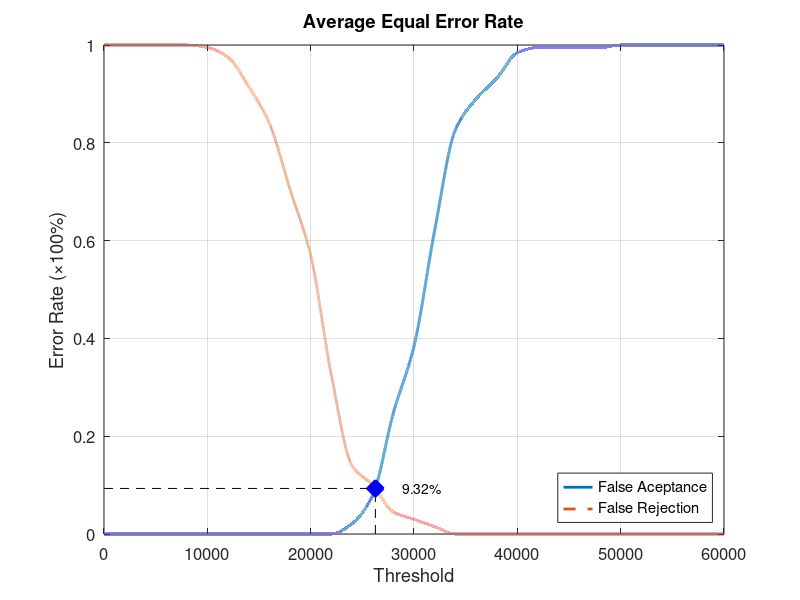
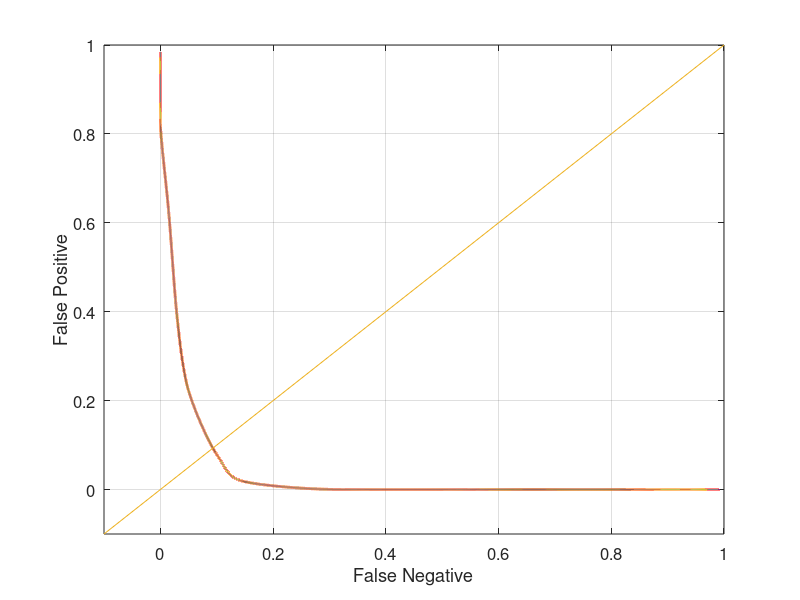

Here is the MATLAB script that generated these plots, in order:
function yEER = Database1_1
close all;
clear;
clc;
x = 0:2000:60000;
xq = 0:0.5:60000;

y0 = [0 0 0 0 0 0 0 0 0 0 0 0 0.0210526 0.0789474 0.247368 0.384211 0.621053 0.826316 0.889474 0.931579 0.984211 0.994737 0.994737 0.994737 0.994737 1 1 1 1 1 1];
yy0 = interp1(x, y0, xq, 'pchip');
y1 = [1 1 1 1 1 0.995 0.975 0.915 0.84 0.705 0.57 0.325 0.14 0.1 0.045 0.03 0.015 0 0 0 0 0 0 0 0 0 0 0 0 0 0];
yy1 = interp1(x, y1, xq, 'pchip');

% Calculating EER: 
y2 = abs(y0 - y1);
find(y2 == min(y2))
yy2 = abs(yy0 - yy1);
xEER = find(yy2 == min(yy2));
xEERIndex = xq(xEER) % X-axis EER
yEER = yy0(xEER) % Y-axis EER

main = figure
plot(xq, yy0,'-','LineWidth', 2);	hold on
plot(xq, yy1,'--','LineWidth', 2);	hold on
plot([xEERIndex xEERIndex], [0 yEER], 'k--');	hold on
plot([0 xEERIndex], [yEER yEER], 'k--');	hold on
plot(xEERIndex, yEER, 'bx', 'LineWidth', 10);	hold on
text(xEERIndex + 10 * xEERIndex / 100, yEER, [num2str(round((10000 * yEER)) / 100) '%'])
legend('False Aceptance', 'False Rejection', 'Location', 'SouthEast')
xlabel('Threshold')
ylabel('Error Rate (\times100%)')
title('Average Equal Error Rate')
set(gca, 'FontSize', 12)
axis([0 60000 0 1])
grid on

print(main, 'Database1_1Main', '-dpng');
FNRxFPR = figure('Color', [1 1 1]);
plot(yy1, yy0, '-', yy1, yy0, 'LineWidth', 2);
hold on
y = -0.1:0.1:1
plot(y, y); 
set(gca, 'FontSize', 12)
xlabel('False Negative')
ylabel('False Positive')
axis([-0.1 1 -0.1 1])
set(gca, 'FontSize', 12)
grid on

print(FNRxFPR, 'Database1_1FNRxFPR','-dpng');
end
